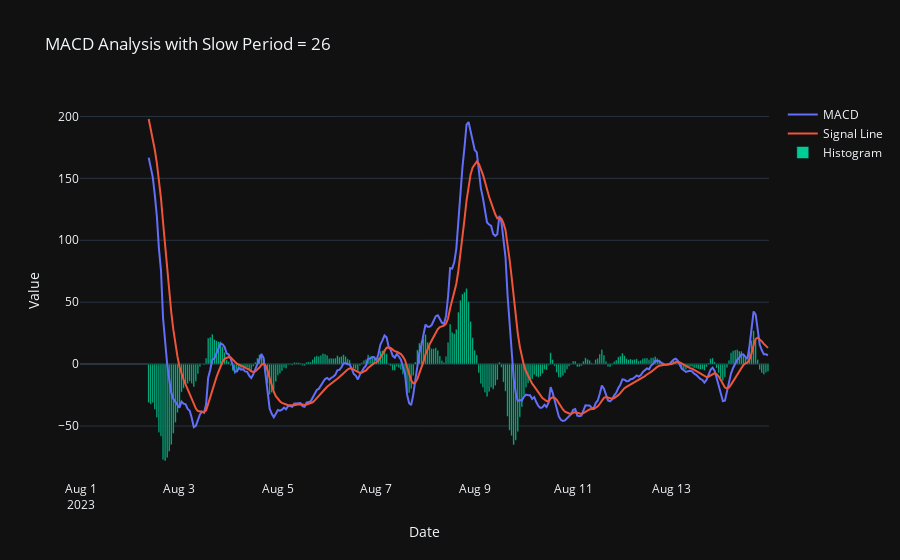

This figure's notebook cell:
### Code cell
import pandas as pd
import plotly.graph_objects as go
import talib

slow_periods = range(26, 40, 3)
signal_period = 9
fast_period = 12

for slow_period in slow_periods:
    # Calculate MACD components
    macd, signal, hist = talib.MACD(df['close'], fastperiod=fast_period, slowperiod=slow_period, signalperiod=signal_period)
    
    # Create a Plotly figure
    fig = go.Figure()
    
    # Add MACD line (slow line)
    fig.add_trace(go.Scatter(x=df['date'], y=macd, mode='lines', name='MACD'))
    # Add signal line (fast line)
    fig.add_trace(go.Scatter(x=df['date'], y=signal, mode='lines', name='Signal Line'))
    # Add histogram for the difference
    fig.add_trace(go.Bar(x=df['date'], y=hist, name='Histogram'))
    
    # Update layout
    fig.update_layout(title=f'MACD Analysis with Slow Period = {slow_period}',
                      xaxis_title='Date',
                      yaxis_title='Value',
                      template='plotly_dark')
    
    fig.show()

### Figure 1 — Plotly figure (JSON) as saved in the notebook; plotly's stock layout.template omitted (floating-point values rounded to 4 significant figures; data arrays with more than 128 entries replaced by an {"elided": "..."} marker saying what was removed)
{"data": [{"mode": "lines", "name": "MACD", "type": "scatter", "x": {"elided": "336 str values"}, "y": {"elided": "336 float values"}}, {"mode": "lines", "name": "Signal Line", "type": "scatter", "x": {"elided": "336 str values"}, "y": {"elided": "336 float values"}}, {"name": "Histogram", "type": "bar", "x": {"elided": "336 str values"}, "y": {"elided": "336 float values"}}], "layout": {"autosize": true, "title": {"text": "MACD Analysis with Slow Period = 26"}, "xaxis": {"autorange": true, "range": ["2023-07-31 23:30", "2023-08-14 23:30"], "title": {"text": "Date"}, "type": "date"}, "yaxis": {"autorange": true, "range": [-93.59, 213.3], "title": {"text": "Value"}, "type": "linear"}}}
